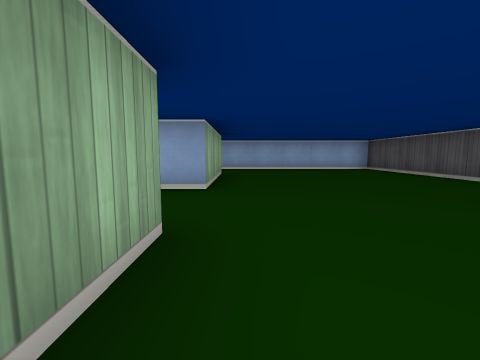
[1] (above)

17 first-person views from a walk through a cub3D maze. The camera is about half as high as the walls, tilts 6° down and sees 90° across. The floor is counted in squares. Each view is taken from the middle of a square. On the plan, view 1 faces up. The plan holds only what a view shows up to about 9 squares ahead; the rest is blank.

[2]
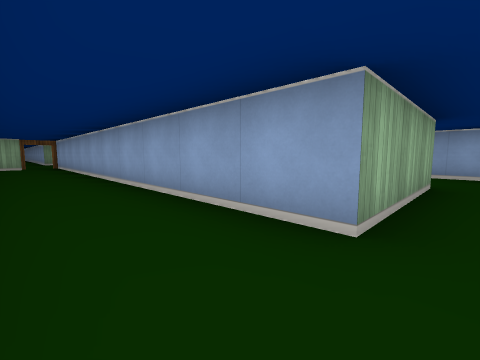

[3]
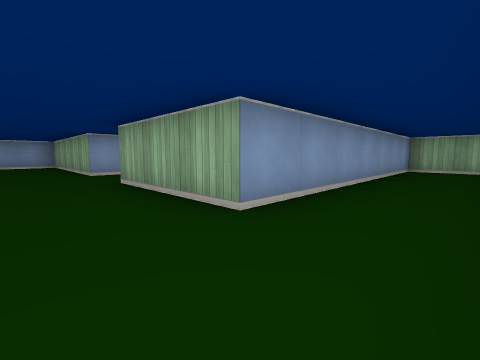

[4]
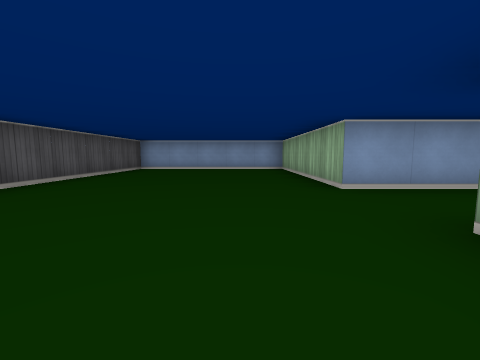

[5]
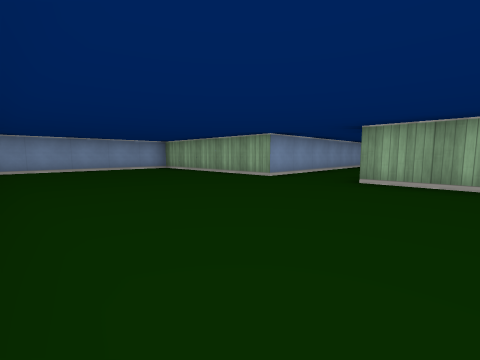

[6]
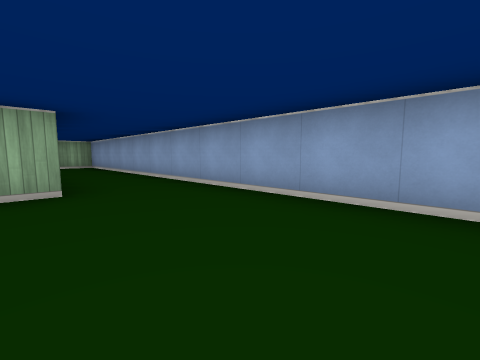

[7]
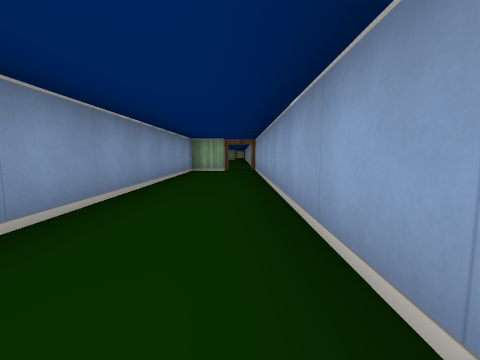

[8]
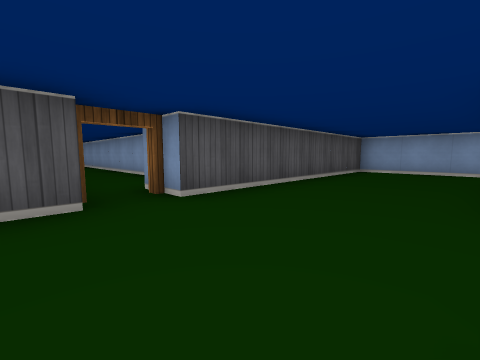

[9]
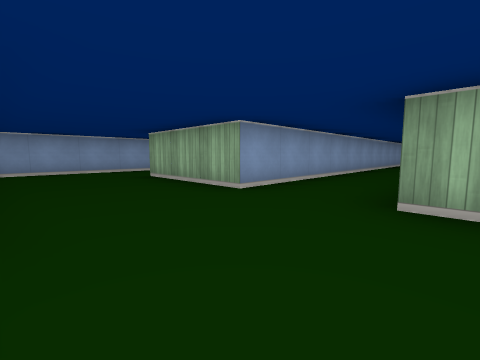

[10]
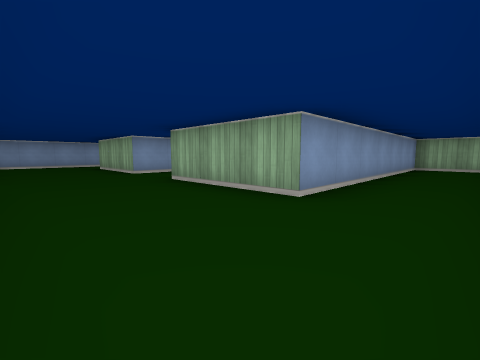

[11]
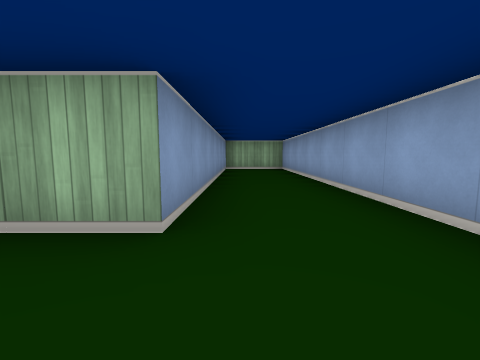

[12]
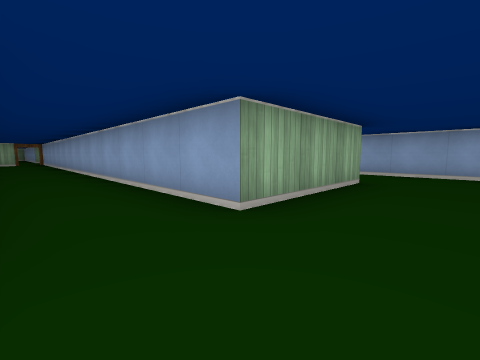

[13]
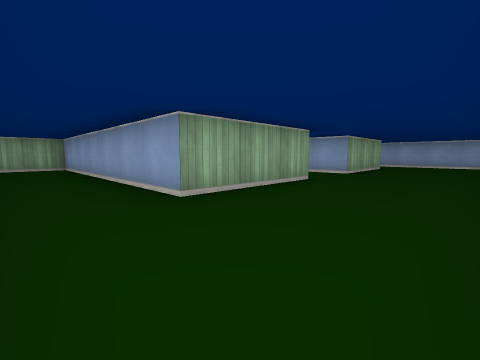

[14]
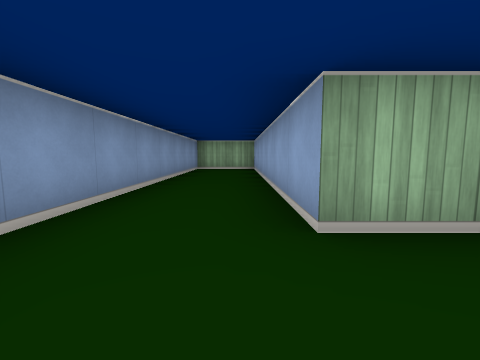

[15]
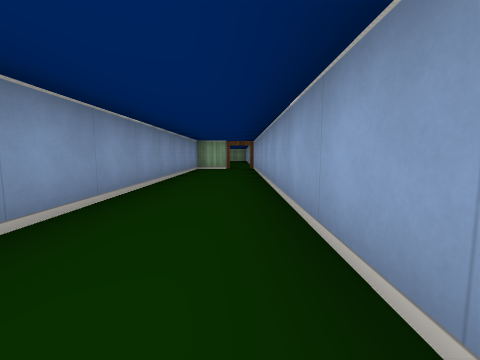

[16]
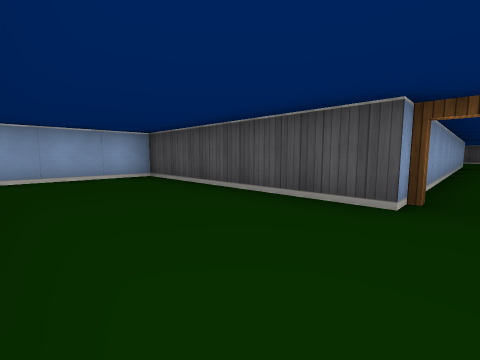

[17]
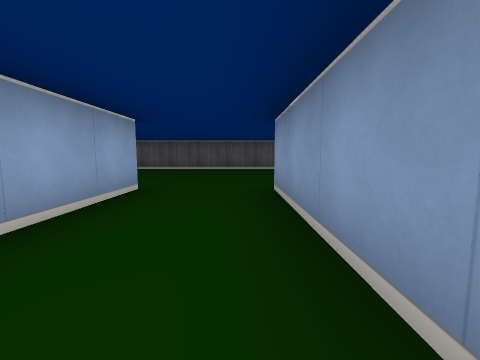

### Floor plan
Points are (right, up) in squares from view 1. A wall is a line through its corners. A room is listed if a view was taken in it or the views show most of it. See-through windows are left out.
Room 1 (views 1, 2, 3, 4, 5, 6, 7, 17)
walls: (-10.5, 2.5) (-10.5, 1.5) (-0.5, 1.5) (-0.5, -3.5) (4.5, -3.5) (4.5, 8.5) (-7.5, 8.5) (-7.5, 6.5) (-0.5, 6.5) (-0.5, 3.5) (-11.5, 3.5)
ways out: open door at (-11, 3) to room 2
Room 2 (views 8, 9, 10, 11, 12, 13, 14, 15, 16)
walls: (-11.5, 3.5) (-11.5, 8.5) (-21.5, 8.5) (-21.5, 6.5) (-14.5, 6.5) (-14.5, 3.5) (-28.1, 3.5); (-27.5, 2.5) (-27.5, 1.5) (-14.5, 1.5) (-14.5, -1.5) (-21.5, -1.5) (-21.5, -3.5) (-11.5, -3.5) (-11.5, 2.5)
ways out: open door at (-11, 3) to room 1; open door at (-28, 3)

Where each view was taken, in squares from view 1:
view 1: 0 up, 0 right, facing up
view 2: 2 up, 0 right, facing up-left
view 3: 8 up, 1 right, facing down-left
view 4: 5 up, 1 right, facing down
view 5: 5 up, 4 right, facing down-left
view 6: 6 up, 3 right, facing up-left
view 7: 3 up, 3 left, facing left
view 8: 4 up, 14 left, facing down-right
view 9: 4 up, 12 left, facing down-left
view 10: 8 up, 12 left, facing down-left
view 11: 7 up, 13 left, facing left
view 12: 2 up, 13 left, facing up-left
view 13: 3 down, 12 left, facing up-left
view 14: 2 down, 13 left, facing left
view 15: 3 up, 19 left, facing left
view 16: 3 up, 14 left, facing up-right
view 17: 2 up, 4 left, facing right
